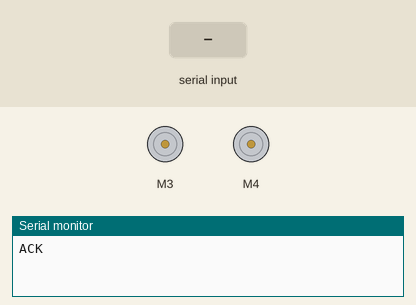
Recording of a sketch running on a simulated Arduino Uno, built with avr-gcc and run on an emulated ATmega328P. On the bench: 2 × DC motor (green arrow = forward, orange = backward, longer = faster), the last lines printed to the serial monitor. Inputs (shaded band) come from the test bench.

Above: at 1.2 s.
1.3 s: "L\n" received over Serial
At 1.45 s:
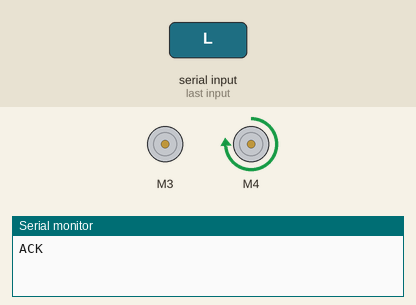
3.1 s: "R\n" received over Serial
At 3.25 s:
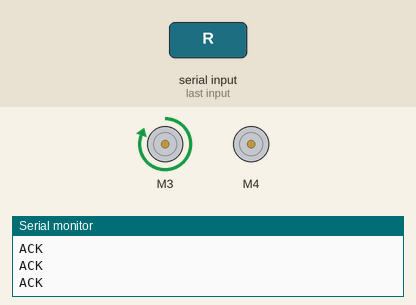
4.9 s: "G\n" received over Serial
At 5.2 s:
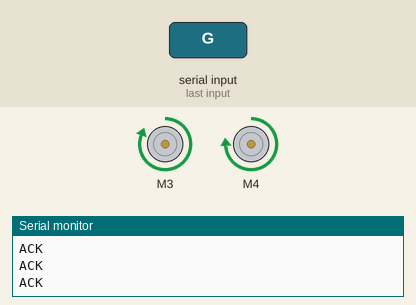
6.9 s: "B\n" received over Serial
At 7.1 s:
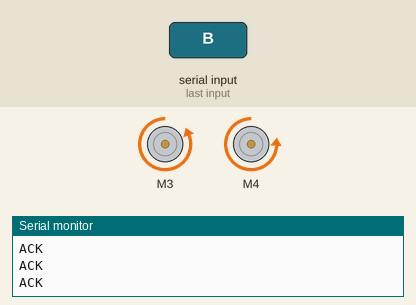
Timing chart, 0 to 9.8 s (numbered marks = the images above; inputs shaded):
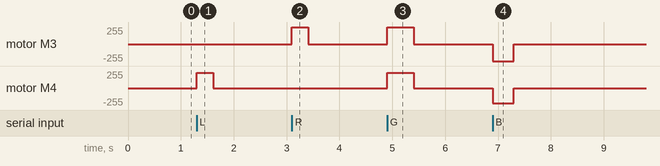

The sketch:

Serial.ino
```cpp
#include <AFMotor.h>
#define R_MAX 230
#define L_MAX 255

// Motor L293D 3:M3, 4:M4
AF_DCMotor motor_L(3);
AF_DCMotor motor_R(4);

void cmd() {
  byte DataToRead[2];
  DataToRead[1] = '\n';
  Serial.readBytesUntil(char(13), DataToRead, 2);

  char direction_type = DataToRead[0]; // L R l r G B
  int i = 1;
  while (DataToRead[i] != '\n' && i < 2) i++;

  switch (direction_type) {
    case 'L':
      motor_L.setSpeed(L_MAX);
      motor_R.setSpeed(R_MAX);
      motor_L.run(RELEASE);
      motor_R.run(FORWARD);
      delay(210);
      break;
    case 'R':
      motor_L.setSpeed(L_MAX);
      motor_R.setSpeed(R_MAX);
      motor_L.run(FORWARD);
      motor_R.run(RELEASE);
      delay(210);
      break;
    case 'l':
      motor_L.setSpeed(L_MAX);
      motor_R.setSpeed(R_MAX);
      motor_L.run(RELEASE);
      motor_R.run(FORWARD);
      delay(130);
      break;
    case 'r':
      motor_L.setSpeed(L_MAX);
      motor_R.setSpeed(R_MAX);
      motor_L.run(FORWARD);
      motor_R.run(RELEASE);
      delay(130);
      break;
    case 'G':
      motor_L.setSpeed(L_MAX);
      motor_R.setSpeed(R_MAX);
      motor_L.run(FORWARD);
      motor_R.run(FORWARD);
      delay(400);
      break;
    case 'B':
      motor_L.setSpeed(L_MAX);
      motor_R.setSpeed(R_MAX);
      motor_L.run(BACKWARD);
      motor_R.run(BACKWARD);
      delay(300);
      break;
    default:
      motor_L.run(RELEASE);
      motor_R.run(RELEASE);
      Serial.write("ACK\n");
      return;
  }

  // For Debugging, send string to RPi
  delay(100);
  motor_L.run(RELEASE);
  motor_R.run(RELEASE);
  Serial.write("ACK\n");
}

void setup() {
  Serial.begin(9600);

  motor_L.setSpeed(L_MAX);
  motor_R.setSpeed(R_MAX);
  motor_L.run(RELEASE);
  motor_R.run(RELEASE);
}

void test() {
  motor_L.setSpeed(L_MAX);
  motor_R.setSpeed(R_MAX);
  motor_L.run(FORWARD);
  motor_R.run(FORWARD);
  delay(2000);
}

void loop() {
  /*while (1) {
    test();
  }*/
  cmd();
}
```

Measured:
- after the input at 1.3 s, motor M4: stopped → forward 230/255 at once, → stopped 0.31 s later
- after the input at 3.1 s, motor M3: stopped → forward 255/255 at once, → stopped 0.31 s later
- after the input at 4.9 s, motor M3: stopped → forward 255/255 at once, → stopped 0.50 s later; motor M4: stopped → forward 230/255 at once, → stopped 0.50 s later
- after the input at 6.9 s, motor M3: stopped → backward 255/255 at once, → stopped 0.40 s later; motor M4: stopped → backward 230/255 at once, → stopped 0.40 s later
